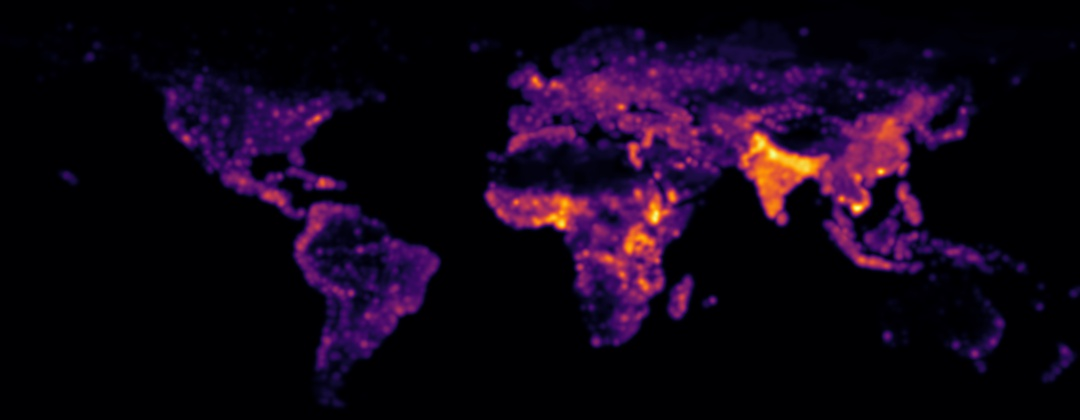
#> input picture data/processed/dem.jpg, 1080 x 420 px, given in place of Hansen_GFC-2018-v1.6_treecover2000_50N_010W.tif, which was not available
$ jupyter execute image_multiprocess_test.ipynb   (shell and % lines are left out)   (text cells are left out)
#> lines starting #> are read from the running program, lines starting #| are printed output that depends on the picture; pictures that were not available may be replaced by others from this repository, and a replacement may not be noted
[cell 1]
import numpy as np
import pandas as pd
import matplotlib.pyplot as plt

import multiprocessing
import pickle
import PIL
from PIL import Image
from pathlib import Path

[cell 2]
data_folder = Path("../data/")

[cell 3]
Image.MAX_IMAGE_PIXELS = 2000000000  # Increase PIL image load limit

[cell 4]
filename="Hansen_GFC-2018-v1.6_treecover2000_50N_010W.tif"
granule = Image.open(data_folder/"hansen"/filename)
#> granule is the input picture: PIL image 1080x420 RGB; mean R, G, B 18.9, 5.5, 22.8
granule.size
#> Out = (1080, 420)

[cell 5]
granule_resized = granule.resize((1000, 1000), PIL.Image.LINEAR)
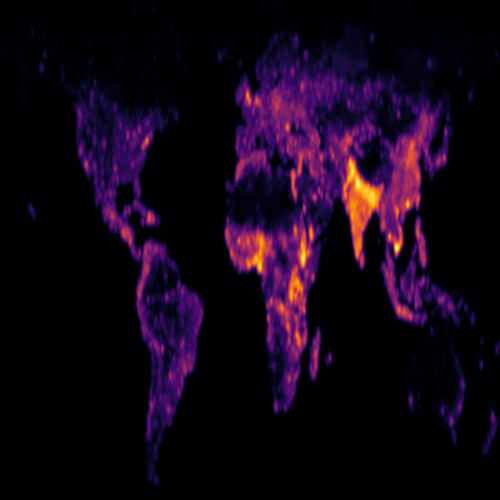
#> granule_resized: PIL image 1000x1000 RGB (shown at 1/2 size); mean R, G, B 18.9, 5.5, 22.8
granule_array = np.array(granule_resized)

[cell 6]
processed_filename = filename[:-3]+"pickle"
with open(data_folder/"processed/hansen"/processed_filename, "wb") as file:
    pickle.dump(granule_array, file)

[cell 7]
with open(data_folder/"processed/hansen"/processed_filename, "rb") as file:
    array_check = pickle.load(file)
print(np.all(array_check == granule_array))
#| True
del array_check

[cell 8]
def process_image(image):
    # Just a simple example of a process, but non-trivial in terms of time
    return np.array(image.resize((1000, 1000), PIL.Image.LINEAR))

def image_pipeline(origin, destination=None):
    origin=Path(origin)
    if destination is None:
        filename = origin.stem + ".pickle"
        destination = origin.parent.parent/"processed"/origin.parts[-2]/filename
    loaded = Image.open(origin)
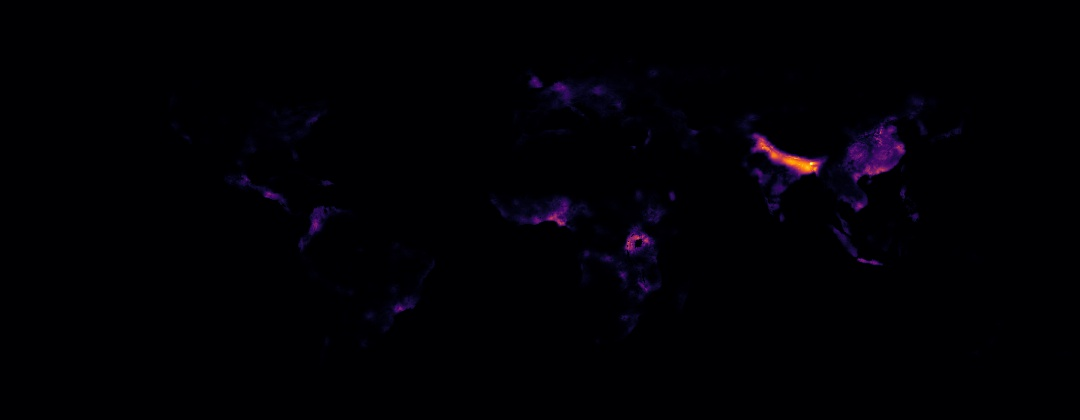
#> input picture data/processed/zoonotic_factor.jpg, 1080 x 420 px, given in place of Hansen_GFC-2018-v1.6_treecover2000_50N_000E.tif, which was not available
#> loaded is the input picture: PIL image 1080x420 RGB; mean R, G, B 1.4, 0.5, 4.3
    processed = process_image(loaded)
#> in process_image, `return np.array(image.resize((1000, 1000), PIL.Image.LINEAR))`:
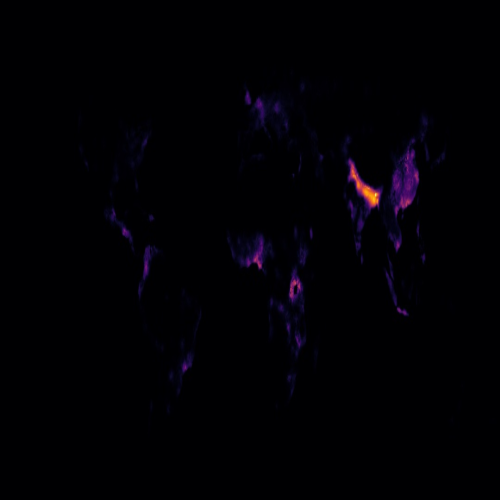
#> returned value: shape (1000, 1000, 3) (shown at 1/2 size); mean of channels 0, 1, 2 1.4, 0.5, 4.3; drawn as R, G, B
    with destination.open("wb") as file:
        pickle.dump(processed, file)
    return destination  # Just to return something
